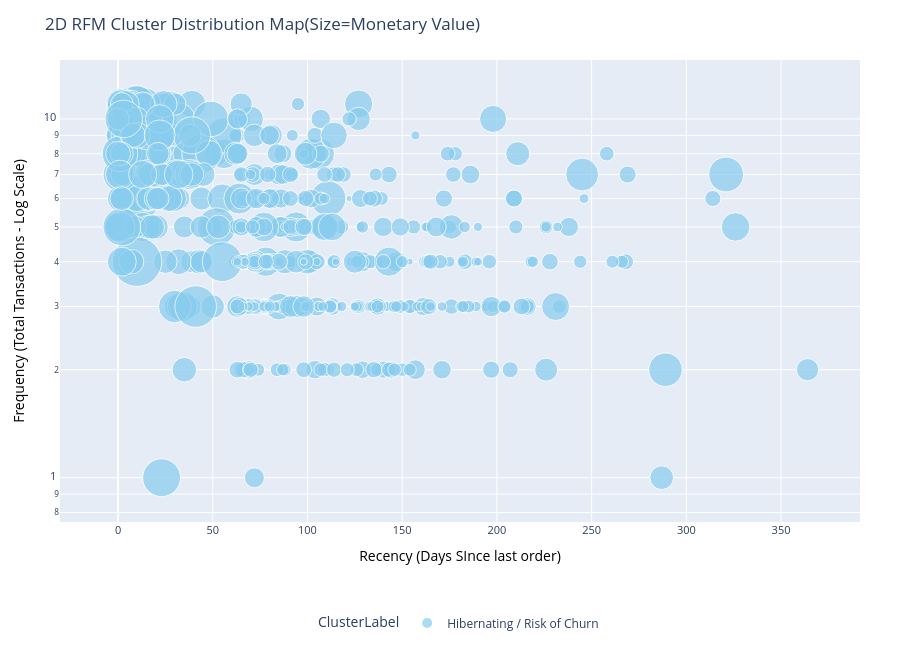

This figure's notebook cell:
### Code cell
# rfm_df = filtered_df.drop_duplicates(subset=['Customer ID'])[['Customer ID', 'Recency', 'Frequency', 'MonetaryValue','ClusterLabel']].reset_index(drop=True)
import plotly.express as px
fig_bubble=px.scatter(
    HiberClus,
    x='Recency',
    y='Frequency',
    size='MonetaryValue',
    color='ClusterLabel',
    log_y=True,
    title='2D RFM Cluster Distribution Map(Size=Monetary Value)',
    size_max=35,# Prevents massive whale bubbles from cluttering screen
    color_discrete_sequence=px.colors.qualitative.Safe
)
fig_bubble.update_layout(
    height=650,
    margin=dict(l=60,r=40,b=100,t=60),
    xaxis=dict(
        title_text='Recency (Days SInce last order)',
        title_font=dict(size=14,color='black'),
        tickfont=dict(size=11)
    ),
    yaxis=dict(
        title_text='Frequency (Total Tansactions - Log Scale)',
        title_font=dict(size=14,color='black'),
        tickfont=dict(size=11)
    ),
    legend=dict(
        orientation='h',
        yanchor='bottom',
        y=-0.25,
        xanchor='center',
        x=0.5
    )
)

### Figure 1 — Plotly figure (JSON) as saved in the notebook; plotly's stock layout.template omitted (floating-point values rounded to 4 significant figures; data arrays with more than 128 entries replaced by an {"elided": "..."} marker saying what was removed)
{"data": [{"hovertemplate": "ClusterLabel=Hibernating / Risk of Churn<br>Recency=%{x}<br>Frequency=%{y}<br>MonetaryValue=%{marker.size}<extra></extra>", "legendgroup": "Hibernating / Risk of Churn", "marker": {"color": "rgb(136, 204, 238)", "size": {"elided": "613 float values"}, "sizemode": "area", "sizeref": 15.62, "symbol": "circle"}, "mode": "markers", "name": "Hibernating / Risk of Churn", "orientation": "v", "showlegend": true, "type": "scatter", "x": {"elided": "613 int values"}, "xaxis": "x", "y": {"elided": "613 int values"}, "yaxis": "y"}], "layout": {"height": 650, "legend": {"itemsizing": "constant", "orientation": "h", "title": {"text": "ClusterLabel"}, "tracegroupgap": 0, "x": 0.5, "xanchor": "center", "y": -0.25, "yanchor": "bottom"}, "margin": {"b": 100, "l": 60, "r": 40, "t": 60}, "title": {"text": "2D RFM Cluster Distribution Map(Size=Monetary Value)"}, "xaxis": {"anchor": "y", "domain": [0, 1], "tickfont": {"size": 11}, "title": {"font": {"color": "black", "size": 14}, "text": "Recency (Days SInce last order)"}}, "yaxis": {"anchor": "x", "domain": [0, 1], "tickfont": {"size": 11}, "title": {"font": {"color": "black", "size": 14}, "text": "Frequency (Total Tansactions - Log Scale)"}, "type": "log"}}}
